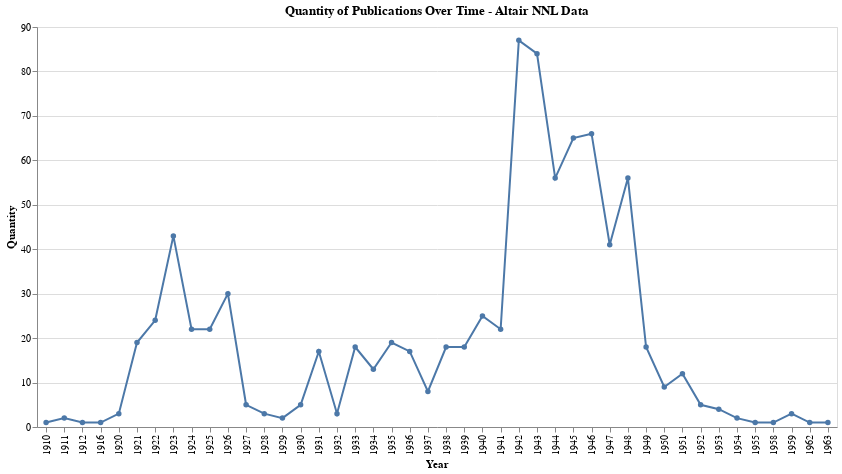

Notebook code for this chart:
### Code cell
import pandas as pd
import altair as alt

# Load the data
pl_data_df = pd.read_csv('../chroniclingamerica_csv/nnl_data.csv')

# Ensure the 'Date' column is in datetime format
pl_data_df['Date'] = pd.to_datetime(pl_data_df['date'])

# Group by year and count the number of publications
pl_data_df['Year'] = pl_data_df['Date'].dt.year
publications_per_year = pl_data_df.groupby('Year').size().reset_index(name='Quantity')

# Create the Altair chart
chart = alt.Chart(publications_per_year).mark_line(point=True).encode(
    x='Year:O',
    y='Quantity:Q',
    tooltip=['Year', 'Quantity']
).properties(
    title='Quantity of Publications Over Time - Altair NNL Data',
    width=800,
    height=400
).interactive()

chart

### Figure 1 — Vega-Lite specification as saved in the notebook (floating-point values rounded to 4 significant figures)
{"config": {"view": {"continuousWidth": 300, "continuousHeight": 300}}, "data": {"name": "data-b89a169b7f257590eb5cfc673c73342c"}, "mark": {"type": "line", "point": true}, "encoding": {"tooltip": [{"field": "Year", "type": "quantitative"}, {"field": "Quantity", "type": "quantitative"}], "x": {"field": "Year", "type": "ordinal"}, "y": {"field": "Quantity", "type": "quantitative"}}, "height": 400, "params": [{"name": "param_31", "select": {"type": "interval", "encodings": ["x", "y"]}, "bind": "scales"}], "title": "Quantity of Publications Over Time - Altair NNL Data", "width": 800, "$schema": "https://vega.github.io/schema/vega-lite/v5.8.0.json", "datasets": {"data-b89a169b7f257590eb5cfc673c73342c": [{"Year": 1910, "Quantity": 1}, {"Year": 1911, "Quantity": 2}, {"Year": 1912, "Quantity": 1}, {"Year": 1916, "Quantity": 1}, {"Year": 1920, "Quantity": 3}, {"Year": 1921, "Quantity": 19}, {"Year": 1922, "Quantity": 24}, {"Year": 1923, "Quantity": 43}, {"Year": 1924, "Quantity": 22}, {"Year": 1925, "Quantity": 22}, {"Year": 1926, "Quantity": 30}, {"Year": 1927, "Quantity": 5}, {"Year": 1928, "Quantity": 3}, {"Year": 1929, "Quantity": 2}, {"Year": 1930, "Quantity": 5}, {"Year": 1931, "Quantity": 17}, {"Year": 1932, "Quantity": 3}, {"Year": 1933, "Quantity": 18}, {"Year": 1934, "Quantity": 13}, {"Year": 1935, "Quantity": 19}, {"Year": 1936, "Quantity": 17}, {"Year": 1937, "Quantity": 8}, {"Year": 1938, "Quantity": 18}, {"Year": 1939, "Quantity": 18}, {"Year": 1940, "Quantity": 25}, {"Year": 1941, "Quantity": 22}, {"Year": 1942, "Quantity": 87}, {"Year": 1943, "Quantity": 84}, {"Year": 1944, "Quantity": 56}, {"Year": 1945, "Quantity": 65}, {"Year": 1946, "Quantity": 66}, {"Year": 1947, "Quantity": 41}, {"Year": 1948, "Quantity": 56}, {"Year": 1949, "Quantity": 18}, {"Year": 1950, "Quantity": 9}, {"Year": 1951, "Quantity": 12}, {"Year": 1952, "Quantity": 5}, {"Year": 1953, "Quantity": 4}, {"Year": 1954, "Quantity": 2}, {"Year": 1955, "Quantity": 1}, {"Year": 1958, "Quantity": 1}, {"Year": 1959, "Quantity": 3}, {"Year": 1962, "Quantity": 1}, {"Year": 1963, "Quantity": 1}]}}
